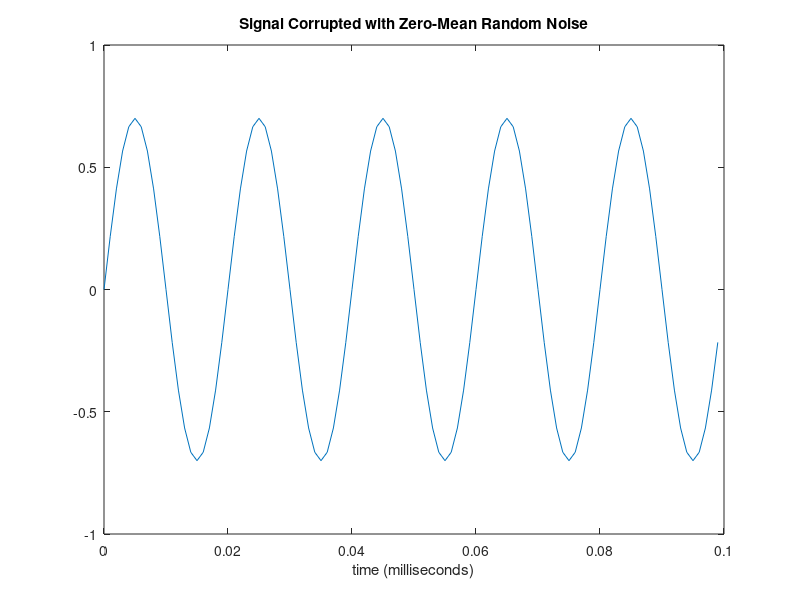
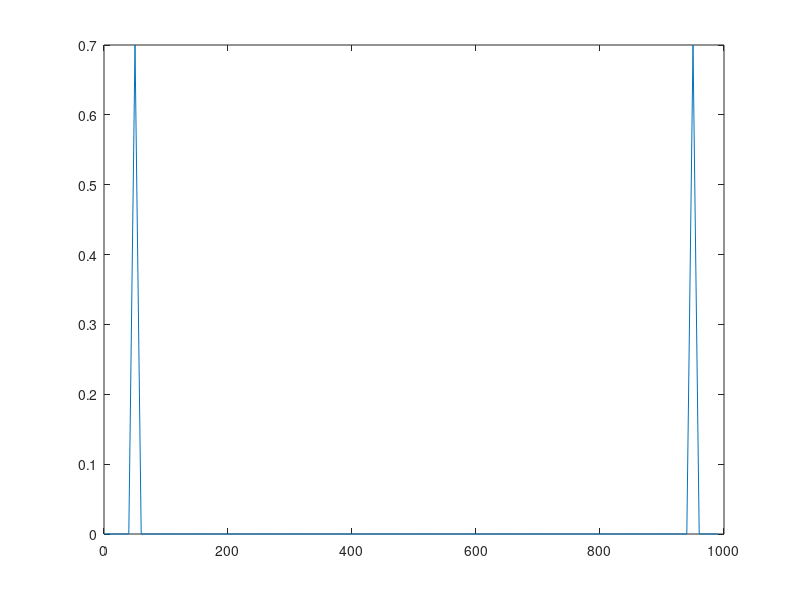

The MATLAB script that drew these images, in order:
clear all;
close all;
Fs = 1000;                    % Sampling frequency
T = 1/Fs;                     % Sample time
L = 100;                     % Length of signal
t = (0:L-1)*T;                % Time vector
% Sum of a 50 Hz sinusoid and a 120 Hz sinusoid
x = 0.7*sin(2*pi*50*t);
% + sin(2*pi*120*t); 
y = x;
% + 2*randn(size(t));     % Sinusoids plus noise
plot(t,y);
title('Signal Corrupted with Zero-Mean Random Noise')
xlabel('time (milliseconds)');

N=100;
df=Fs/N;                       %frequency resolution?
Y = fft(y,N);
f=(0:df:Fs-df);
% -Fs/2;              %frequency scale
YY=2*abs(Y)/N;
figure;plot(f,YY);